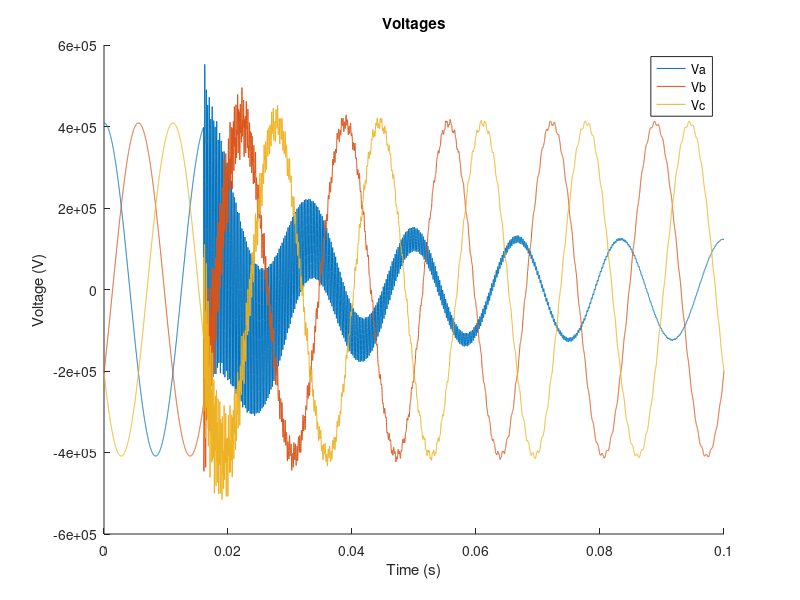
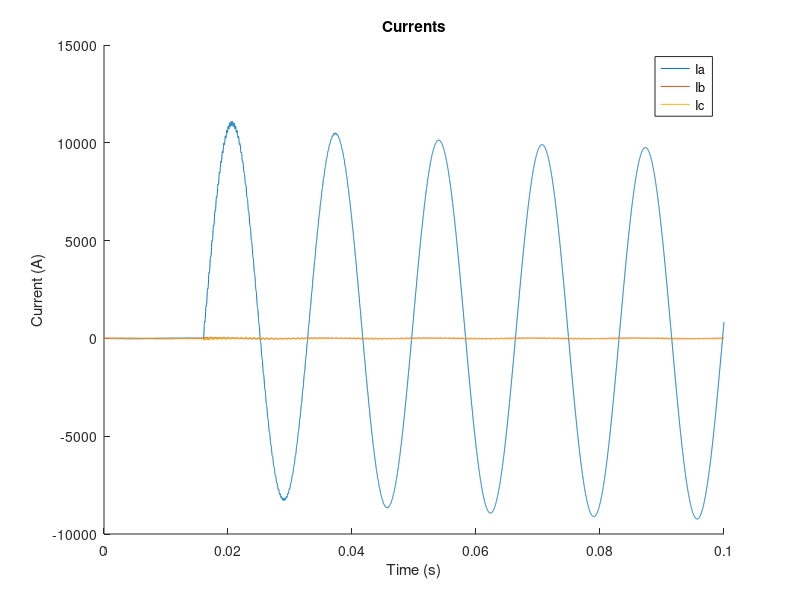

These figures' MATLAB source, in order:
%% 
% Advanced Protections, Homework 1
% 
% Leighton Clarke
% 
% April 5, 2018
% 
% 
% 
% Part b (part a not included)
% 
% Read the data file (must be headless and named EE537HW1.csv):

data = csvread('EE537HW1.csv');
%% 
% Extract each column to define the time, voltage, and current arrays:

t = data(:,1);
Va = data(:,2);
Vb = data(:,3);
Vc = data(:,4);
Ia = data(:,5);
Ib = data(:,6);
Ic = data(:,7);
%% 
% Plot voltages vs. time:

figure
xlabel('Time (s)')
ylabel('Voltage (V)')
title('Voltages')
hold on
plot(t,Va)
plot(t,Vb)
plot(t,Vc)
legend('Va', 'Vb', 'Vc')
%% 
% Plot currents vs. time:

figure
xlabel('Time (s)')
ylabel('Current (A)')
title('Currents')
hold on
plot(t,Ia)
plot(t,Ib)
plot(t,Ic)
legend('Ia', 'Ib', 'Ic')
%% 
% Part c
% 
% Calculate the RC value for a simple analog RC filter with a cutoff frequency 
% of 500Hz:
% 
% $$\mathrm{RC}=\backslash \mathrm{frac}\left\lbrace 1\right\rbrace \left\lbrace 
% 2undefined\backslash \mathrm{pi}undefined\mathrm{fc}\right\rbrace$$
